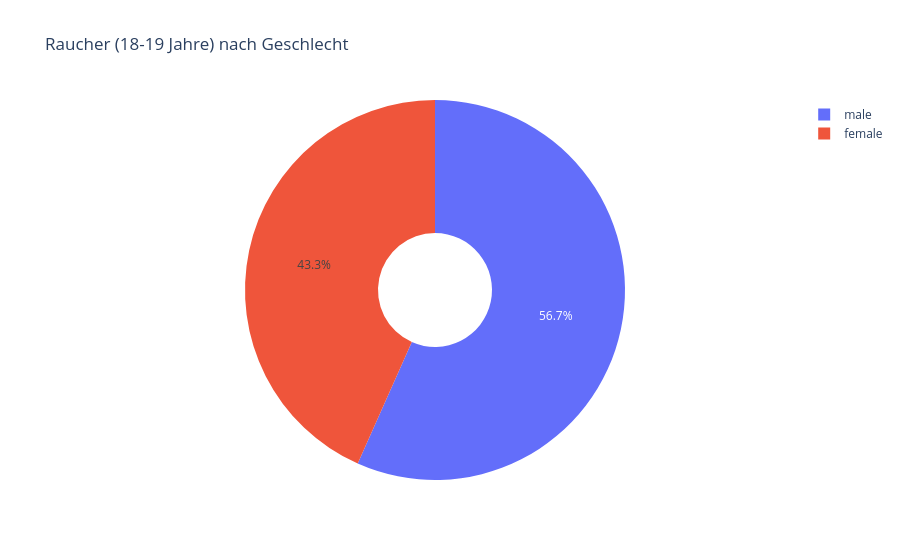

Here is the notebook cell this chart was saved with:
### Code cell
px.pie(
    df[(df["smoker"] == "yes") & (df["age"].between(18, 19))], 
    names='sex', 
    title='Raucher (18-19 Jahre) nach Geschlecht',
    hole=0.3 # Optional: macht ein Donut-Diagramm daraus
)

### Figure 1 — Plotly figure (JSON) as saved in the notebook; plotly's stock layout.template omitted (floating-point values rounded to 4 significant figures)
{"data": [{"domain": {"x": [0, 1], "y": [0, 1]}, "hole": 0.3, "hovertemplate": "sex=%{label}<extra></extra>", "labels": ["female", "male", "female", "male", "female", "male", "male", "male", "male", "male", "male", "female", "male", "female", "female", "male", "male", "female", "female", "male", "male", "male", "female", "male", "male", "female", "female", "female", "male", "female"], "legendgroup": "", "name": "", "showlegend": true, "type": "pie"}], "layout": {"legend": {"tracegroupgap": 0}, "title": {"text": "Raucher (18-19 Jahre) nach Geschlecht"}}}
